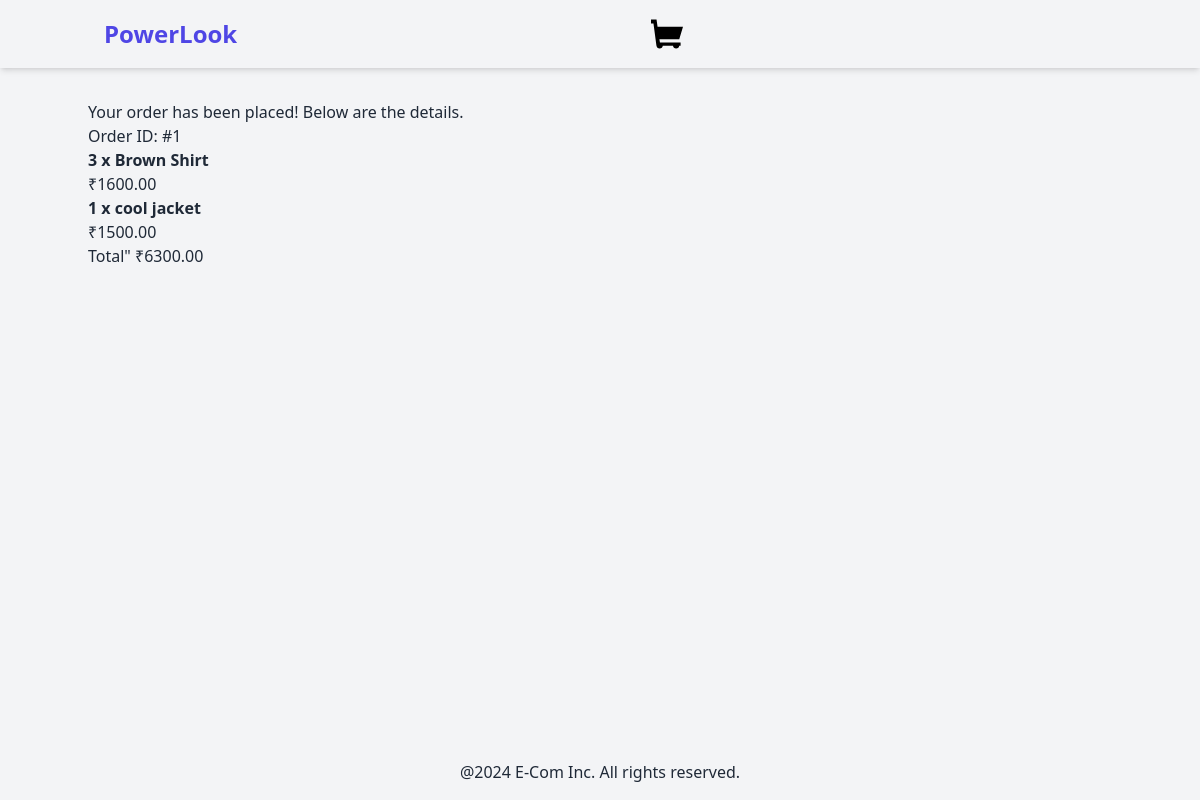
The page /orders/confirmation/1 on the database its author committed.
### orders/models.py (models this page shows)
class Order(models.Model):
    full_name = models.CharField(max_length=250)
    email = models.EmailField()
    address = models.CharField(max_length=250)
    created_at = models.DateTimeField(auto_now_add=True)
    updated_at = models.DateTimeField(auto_now=True)
    paid = models.BooleanField(default=False)
    def get_total_cost(self):
        return sum(item.get_cost() for item in self.items.all())

class OrderItem(models.Model):
    order = models.ForeignKey(Order, related_name="items", on_delete=models.CASCADE)
    product = models.ForeignKey(Product, related_name="order_items", on_delete=models.CASCADE)
    price = models.DecimalField(max_digits=10, decimal_places=2)
    quantity = models.PositiveIntegerField(default=1)
    def get_cost(self):
        return self.price * self.quantity

### products/models.py (models this page shows, shortened)
class Product(models.Model):
    category = models.ForeignKey(Category, related_name='products', on_delete=models.CASCADE)
    name = models.CharField(max_length=250)
    slug = models.SlugField(max_length=250)
    description = models.TextField(blank=True)
    price = models.DecimalField(max_digits=10, decimal_places=2)
    available = models.BooleanField(default=True)
    created = models.DateTimeField(auto_now_add=True)
    updated = models.DateTimeField(auto_now=True)
    image = models.ImageField(upload_to='products', blank=True, null=True)

### orders/views.py (the view)
# urls.py: path("confirmation/<int:order_id>", order_confirmation, name="order_confirmation"),
def order_confirmation(request, order_id):
    order = get_object_or_404(Order, id=order_id)
    return render(request, "orders/order_confirmation.html", {"order":order})

### orders/templates/orders/order_confirmation.html (shortened to what this page needs)
{% extends "base.html" %}
{%block content%}
<h2>Your order has been placed! Below are the details.</h2>
<h3>Order ID: #{{order.id}}</h3>
<ul>
    {%for item in order.items.all%}
    <li>
        <strong>{{item.quantity}} x {{item.product.name}}</strong>
        <br>
        <span> ₹{{item.price}}</span>
    </li>
    {%endfor%}
    <ul>
        <p>Total"  ₹{{order.get_total_cost}}</p>
{%endblock%}

### rows shown on the page
Order: id "1", get_total_cost "6300.00"
OrderItem: quantity "3", product.name "Brown Shirt", price "1600.00"
OrderItem: quantity "1", product.name "cool jacket", price "1500.00"
